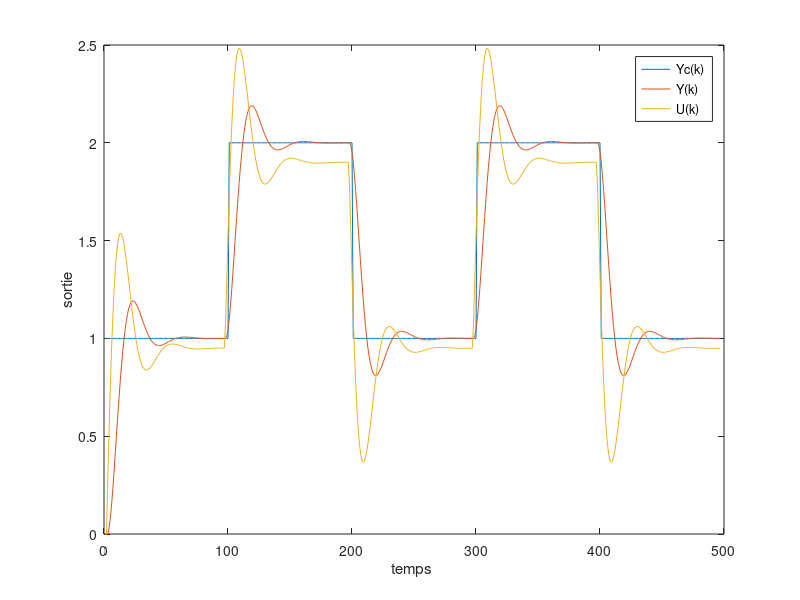

The MATLAB source for this figure:
clear all;
close all;
Ny      = 3;                  % Longueur de Y
Nu     = 1;                   % Longueur de U
A      = [1, -0.905,0];       %order 1
B      = [0.1,0];
%A      = [1, -1.511,0.549];  %order 2
%B      = [0,0.106];
na     = length(A) - 1;       % degree de A
nb     = length(B) - 1;       % degree de B
lambda  = 2;
N = 500;
Yc=ones(N,1);
Yc(101:200,1)*=2;
Yc(301:400,1)*=2;
Y=zeros(N,1);

F=zeros(3,3);                 % initialisattion de F
F(1,:)=[1-A(2),A(2)-A(3),A(3)];
F(2,:)=[(A(2)-1)^2+A(2)-A(3),A(3)-(A(3)-A(2))*(1-A(2)),A(3)*(1-A(2))];
F(3,:)=[A(3)+(1-A(2))^3+2*(A(3)-A(2))*(A(2)-1) ,(1-A(2))*A(3)-(A(3)-A(2))*((1-A(2))^2-(A(3)-A(2))),A(3)*((1-A(2))^2-(A(3)-A(2))) ];

E=zeros(3,3);                 % initialisattion de E
E(1,:)=[1,0,0];
E(2,:)=[1,(1-A(2)),0];
E(3,:)=[1,(1-A(2)),(1-A(2))^2-(A(3)-A(2))];

g=zeros(3,1);
g(:,1)=[B(1),((1-A(2))*B(1))+B(2),B(2)*(1-A(2))+B(1)*(A(2)-A(3)+(-A(2)+1)^2)];

H=B(2)*[1,(1-A(2)),(1-A(2))^2-(A(3)-A(2))];

G1=zeros(3,3);
G1(:,1)=g(:,1);
G1(2:3,2)=g(1:2,1);
G1(3,3)=g(1,1);

G=G1(:,1:Nu);
u=zeros(N, 1);

du=1;

for k=3:N-3
  Y(k)=-A(2)*Y(k-1)-A(3)*Y(k-2)+B(1)*u(k-1)+B(2)*u(k-2);
  for i=1:Ny
    Y0(i) = F(i,1)*Y(k)+F(i,2)*Y(k-1)+F(i,3)*Y(k-2)+H(i)*du;
  end
L=inverse(transpose(G)*G+lambda*eye(Ny-Nu));
V=L*(transpose(G)*(Yc(k+1:k+3)-Y0'));
du=V(1);
u(k)=du+u(k-1);
end

figure(1)
plot(1:497,Yc(1:497));
hold on
plot(1:497,Y(1:497));
hold on
plot(1:497,u(1:497));
xlabel("temps ")
ylabel("sortie")
legend('Yc(k)','Y(k)','U(k)');
